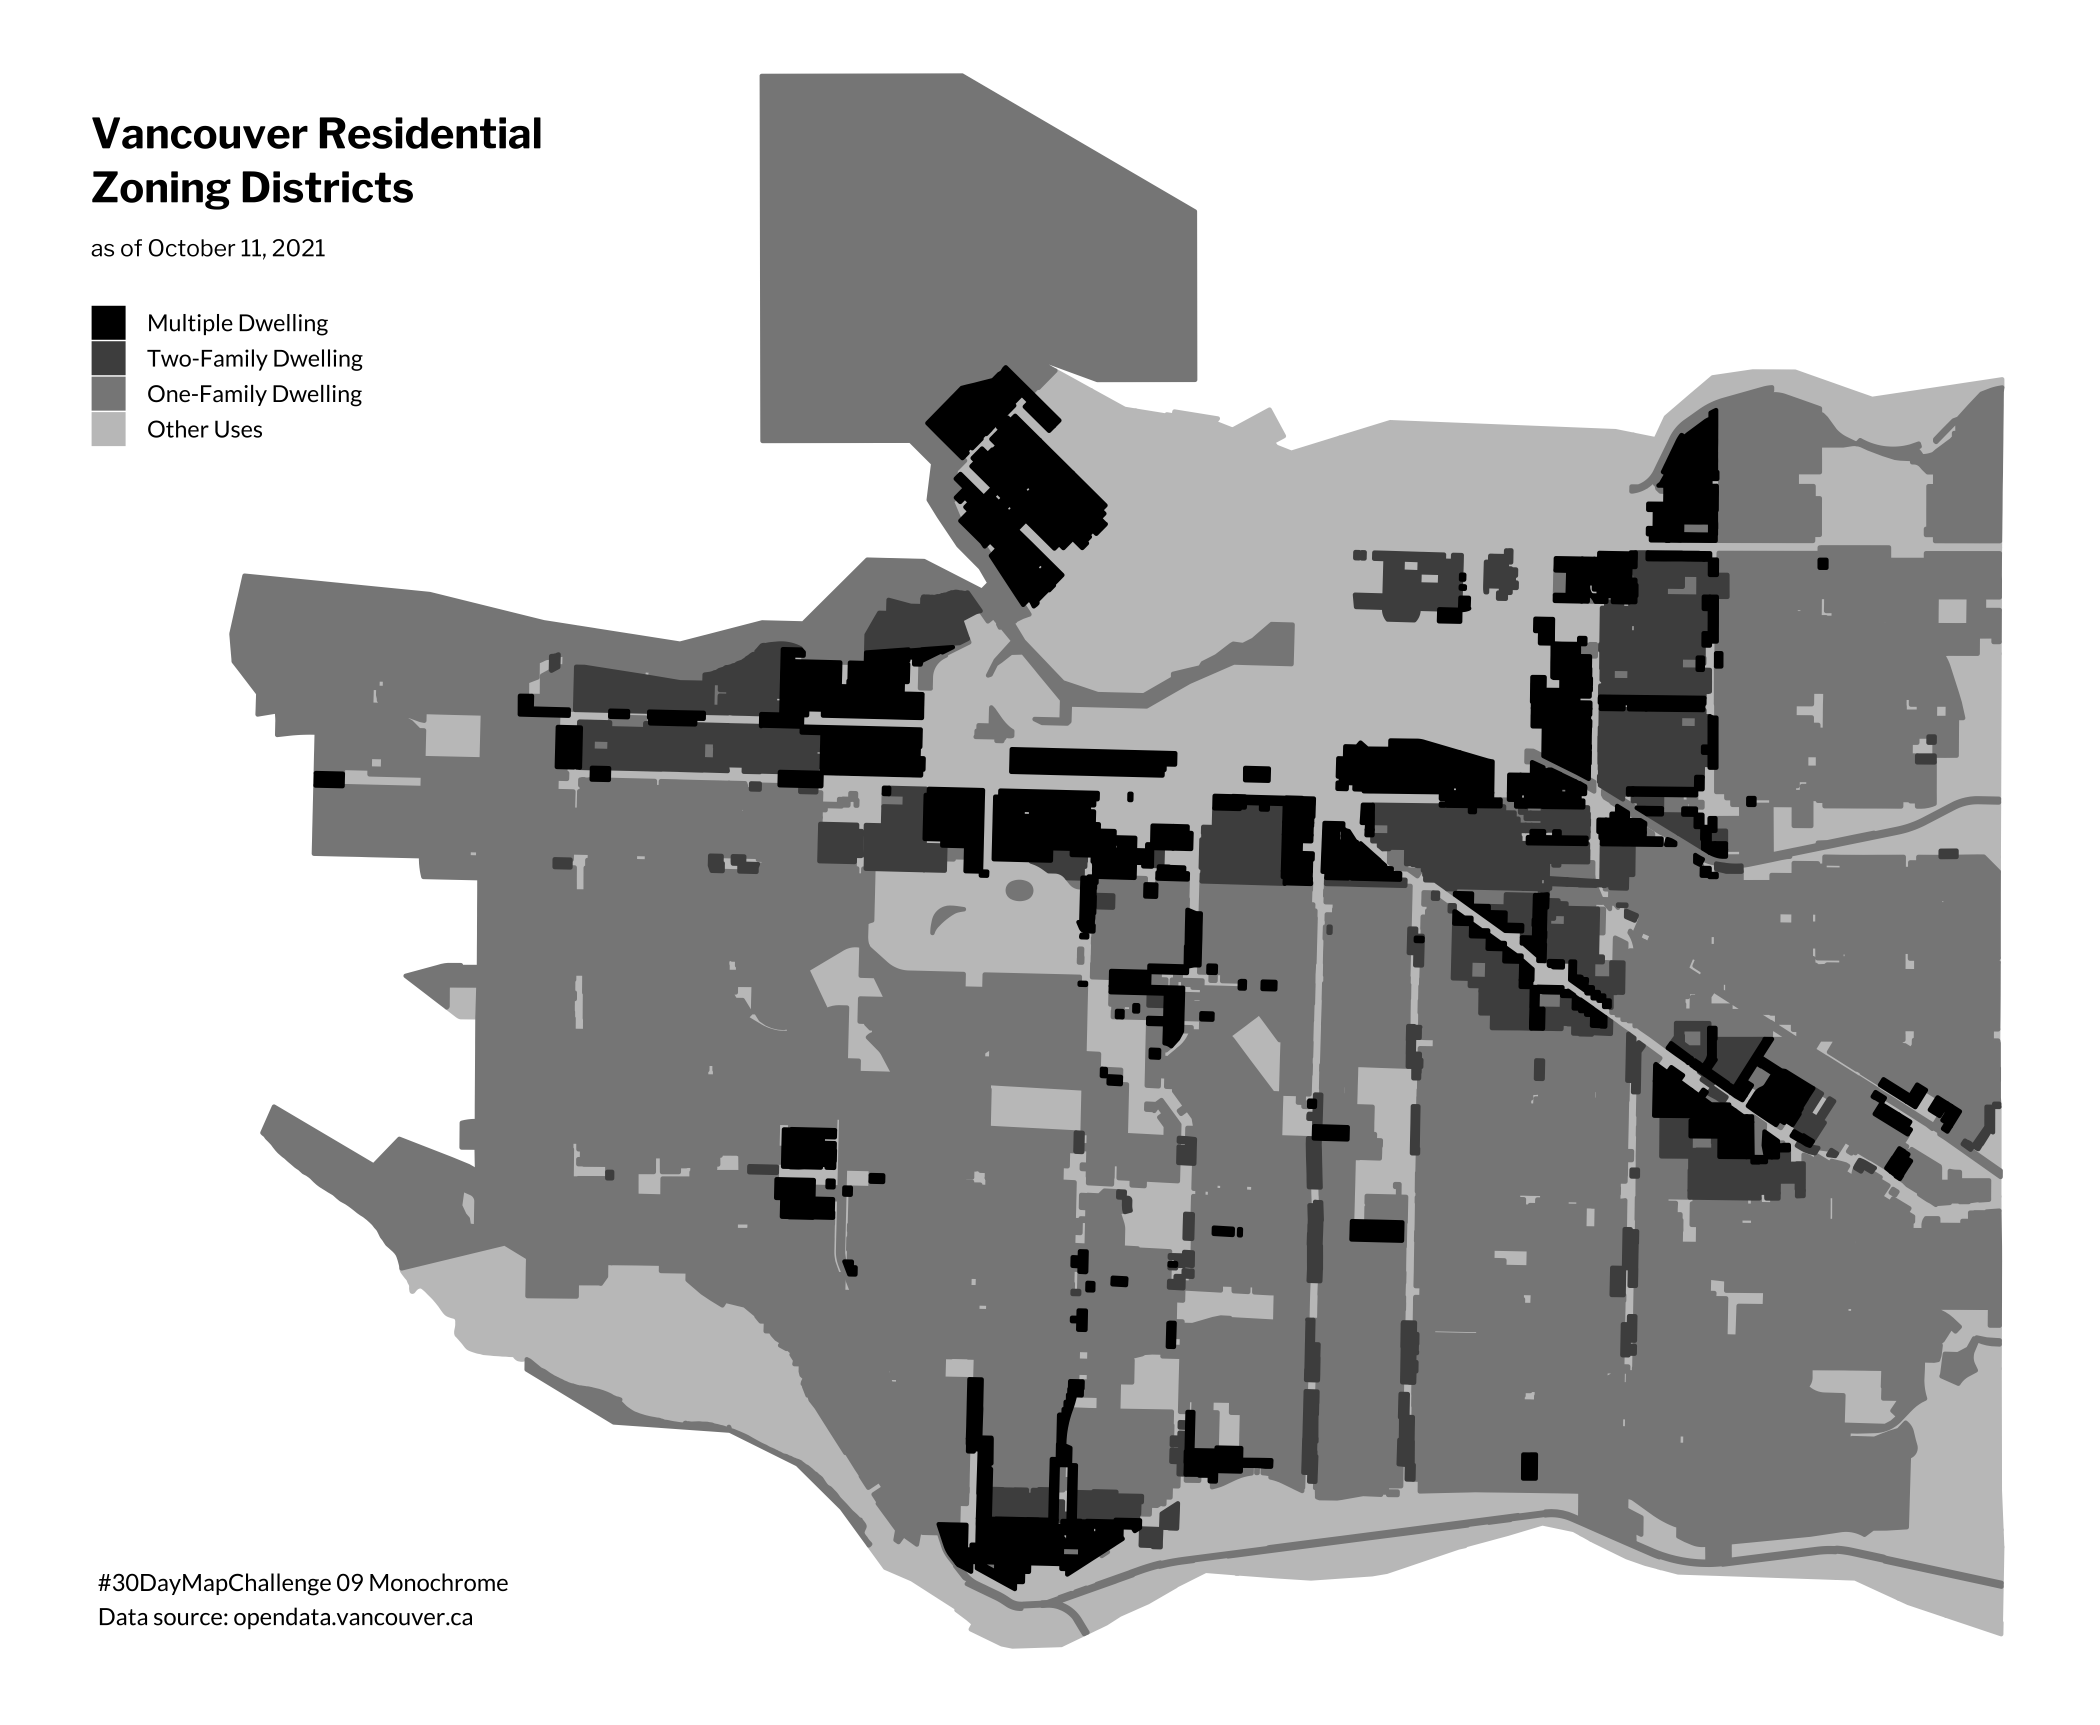

Source code (R):
#30DayMap Challenge 09 Monochrome
#City of VancouverZoning districts and labels (October 11, 2021) from 
#Data source: https://opendata.vancouver.ca/explore/dataset/zoning-districts-and-labels/export/?location=14,49.25788,-123.12405

# load libraries 
library(tidyverse)
library(ggtext)
library(sf)
library(scico)

# load fonts
library(sysfonts)
library(showtext)
font_add_google("Lato")
font_add_google("Libre Franklin")
showtext_auto()

# read shp
zone = read_sf('data/zoning-districts-and-labels/zoning-districts-and-labels.shp')

# wrangle
dewelling = zone %>% 
  mutate(grp = case_when(zoning_clas=="Multiple Dwelling"~"Multiple Dwelling",
                         zoning_clas=="Two-Family Dwelling"~"Two-Family Dwelling",
                         zoning_clas=="One-Family Dwelling"~"One-Family Dwelling",
                         TRUE~"Other Uses"
                         )) %>%
  mutate(grp = factor(grp, levels=c("Other Uses","One-Family Dwelling","Two-Family Dwelling","Multiple Dwelling")))
  
# get gray colors from {scico}
scico(5, palette='grayC')

# plot
ggplot() +
  geom_sf(data = dewelling, 
          aes(fill=grp, color=grp)) +
  scale_fill_manual("<b>Vancouver Residential<br>Zoning Districts</b><br><span style='font-size:5.5pt;'>as of October 11, 2021</span>",
                    values=c("#B8B8B8","#767676","#3B3B3B","#000000")) +
  scale_color_manual("<b>Vancouver Residential<br>Zoning Districts</b><br><span style='font-size:5.5pt;'>as of October 11, 2021</span>",
                     values=c("#B8B8B8","#767676","#3B3B3B","#000000")) +
  guides(color=guide_legend(reverse=T), fill=guide_legend(reverse=T)) +
  theme_void(base_family = "Lato", base_size = 7)+
  theme(legend.key.size = unit(.3, 'cm'),
        legend.position = c(0.15, 0.835),
        legend.title=element_markdown(
          lineheight = 1.3, size=10, family="Libre Franklin", margin=margin(b=5)),
        ) +
  annotate(geom="text", x=-123.24, y=49.203, family="Lato", hjust=0, size=2,
           label="#30DayMapChallenge 09 Monochrome\nData source: opendata.vancouver.ca")
 
